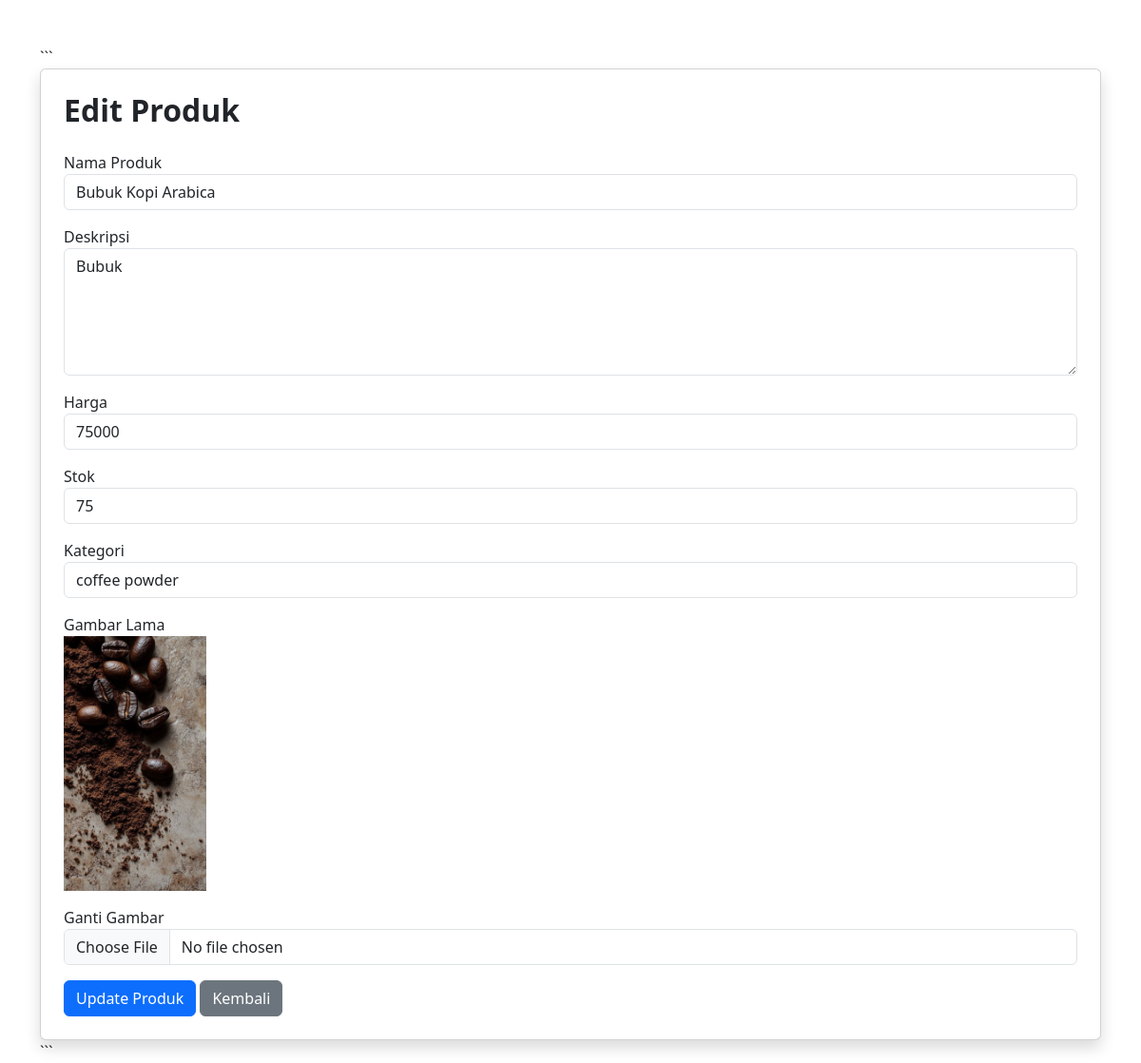
/admin/edit_produk.php?id=4 (signed in), run on the app's committed database.
### tables this page shows
CREATE TABLE IF NOT EXISTS `produk` (
  `id` int NOT NULL AUTO_INCREMENT,
  `nama_produk` varchar(100) DEFAULT NULL,
  `deskripsi` text,
  `harga` int DEFAULT NULL,
  `gambar` varchar(255) DEFAULT NULL,
  `kategori` varchar(50) DEFAULT NULL,
  `stok` int NOT NULL DEFAULT '0',
  PRIMARY KEY (`id`)
);

### admin/edit_produk.php (the view, shortened to what this page needs)
<?php
include '../config/koneksi.php';
$id = $_GET['id'];
$data = mysqli_query(
    $conn,
    "SELECT * FROM produk WHERE id='$id'"
);
$d = mysqli_fetch_array($data);
?>
<!DOCTYPE html>
<html>
<head>
<link href="https://cdn.jsdelivr.net/npm/bootstrap@5.3.3/dist/css/bootstrap.min.css" rel="stylesheet">
</head>
<body>
<div class="container mt-5">
```
<div class="card shadow p-4">
    <h2 class="fw-bold mb-4">
        Edit Produk
    </h2>
    <form
    action="../proses/update_produk.php"
    method="POST"
    enctype="multipart/form-data">
        <div class="mb-3">
            <label>Nama Produk</label>
            <input
            type="text"
            name="nama_produk"
            class="form-control"
            value="<?php echo $d['nama_produk']; ?>">
        </div>
        <div class="mb-3">
            <label>Deskripsi</label>
            <textarea
            name="deskripsi"
            class="form-control"
            rows="5"><?php echo $d['deskripsi']; ?></textarea>
        </div>
        <div class="mb-3">
            <label>Harga</label>
            <input
            type="number"
            name="harga"
            class="form-control"
            value="<?php echo $d['harga']; ?>">
        </div>
        <div class="mb-3">
            <label>Stok</label>
            <input
             type="number"
            name="stok"
            class="form-control"
            value="<?php echo $d['stok']; ?>">
        </div>
        <div class="mb-3">
            <label>Kategori</label>
            <input
            type="text"
            name="kategori"
            class="form-control"
            value="<?php echo $d['kategori']; ?>">
        </div>
        <div class="mb-3">
            <label>Gambar Lama</label>
            <br>
            <img
            src="../assets/img/<?php echo $d['gambar']; ?>"
            width="150">
        </div>
        <div class="mb-3">
            <label>Ganti Gambar</label>
            <input
            type="file"
            name="gambar"
            class="form-control">
        </div>
        <button class="btn btn-primary">
            Update Produk
        </button>
        <a
        href="produk.php"
        class="btn btn-secondary">
            Kembali
        </a>
    </form>
</div>
```
</div>
</body>
</html>

### data on the page
produk: nama_produk "Bubuk Kopi Arabica", deskripsi "Bubuk", harga "75000", stok "75", kategori "coffee powder", gambar (picture)
